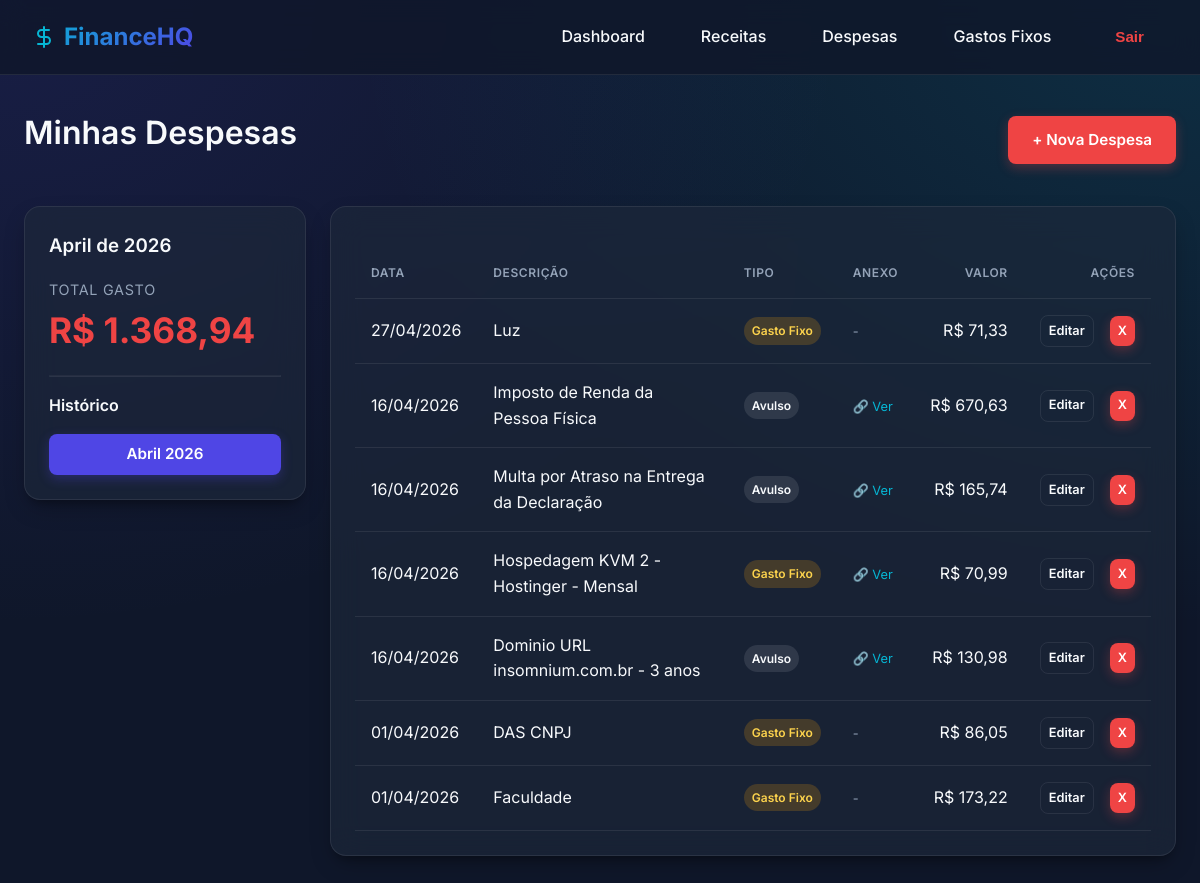
The page /despesas/ (signed in) on the database its author committed.
### core/models.py (models this page shows, shortened)
class Despesa(models.Model):
    usuario = models.ForeignKey(User, on_delete=models.CASCADE, related_name='despesas')
    valor = models.DecimalField(max_digits=12, decimal_places=2)
    descricao = models.CharField(max_length=200)
    data = models.DateField()
    comprovante = models.FileField(
        upload_to=comprovante_upload_path,
        blank=True,
        null=True,
        help_text='Imagem ou PDF (opcional)'
    )
    gasto_fixo = models.ForeignKey(
        GastoFixo,
        on_delete=models.SET_NULL,
        null=True,
        blank=True,
        related_name='despesas_geradas'
    )
    created_at = models.DateTimeField(auto_now_add=True)
    class Meta:
        ordering = ['-data', '-created_at']
        verbose_name = 'Despesa'
        verbose_name_plural = 'Despesas'

### core/views.py (the view)
# urls.py: path('despesas/', views.despesa_list, name='despesa_list'),
@login_required
def despesa_list(request):
    mes = request.GET.get('mes')
    ano = request.GET.get('ano')
    hoje = date.today()
    if mes and ano:
        try:
            mes, ano = int(mes), int(ano)
        except ValueError:
            mes, ano = hoje.month, hoje.year
    else:
        mes, ano = hoje.month, hoje.year
    despesas = Despesa.objects.filter(
        usuario=request.user, data__year=ano, data__month=mes
    ).select_related('gasto_fixo')
    total_mes = despesas.aggregate(t=Sum('valor'))['t'] or Decimal('0')
    meses_disponiveis = (
        Despesa.objects.filter(usuario=request.user)
        .annotate(mes=TruncMonth('data'))
        .values('mes')
        .distinct()
        .order_by('-mes')
    )
    return render(request, 'despesas/list.html', {
        'despesas': despesas,
        'total_mes': total_mes,
        'mes_atual': mes,
        'ano_atual': ano,
        'meses_disponiveis': meses_disponiveis,
        'mes_nome': date(ano, mes, 1).strftime('%B de %Y'),
    })

### core/templatetags/finance_filters.py (called while the page is built)
@register.filter
def currency(value):
    if value is None:
        return 'R$ 0,00'
    try:
        return f"R$ {float(value):,.2f}".replace(',', 'X').replace('.', ',').replace('X', '.')
    except (ValueError, TypeError):
        return value

### templates/despesas/list.html (shortened to what this page needs)
{% extends 'base.html' %}
{% load finance_filters %}
{% block content %}
<div class="header-actions mb-2">
    <h1>Minhas Despesas</h1>
    <a href="{% url 'despesa_create' %}" class="btn btn-danger">+ Nova Despesa</a>
</div>
<div class="dash-grid layout-1-3">
    <div class="card" style="height: fit-content;">
        <h3>{{ mes_nome }}</h3>
        <div class="mt-1 mb-1">
            <span class="metric-title">Total Gasto</span>
            <div class="metric-value danger">{{ total_mes|currency }}</div>
        </div>
        <hr style="border-color:var(--glass-border); margin: 1rem 0">
        <h3 style="font-size: 1rem">Histórico</h3>
        <ul style="list-style: none; padding:0; margin-top:1rem; display:flex; flex-direction:column; gap:0.5rem">
            {% for m in meses_disponiveis %}
            <li>
                <a href="?mes={{ m.mes.month }}&ano={{ m.mes.year }}"
                   class="btn {% if m.mes.month == mes_atual and m.mes.year == ano_atual %}btn-primary{% else %}btn-outline{% endif %}"
                   style="width:100%; justify-content:center; padding:0.5rem">
                    {{ m.mes|date:"F Y" }}
                </a>
            </li>
            {% endfor %}
        </ul>
    </div>
    <div class="card">
        <div class="table-container">
            <table>
                <thead>
                    <tr>
                        <th>Data</th>
                        <th>Descrição</th>
                        <th>Tipo</th>
                        <th>Anexo</th>
                        <th class="text-right">Valor</th>
                        <th class="text-right">Ações</th>
                    </tr>
                </thead>
                <tbody>
                    {% for d in despesas %}
                    <tr>
                        <td>{{ d.data|date:"d/m/Y" }}</td>
                        <td>{{ d.descricao }}</td>
                        <td>
                            {% if d.gasto_fixo %}
                            <span class="badge badge-warning">Gasto Fixo</span>
                            {% else %}
                            <span class="badge" style="background:rgba(255,255,255,0.1)">Avulso</span>
                            {% endif %}
                        </td>
                        <td>
                            {% if d.comprovante %}
                            <a href="{{ d.comprovante.url }}" target="_blank" style="font-size:0.8rem">🔗 Ver</a>
                            {% else %}
                            <span style="color:var(--text-muted); font-size:0.8rem">-</span>
                            {% endif %}
                        </td>
                        <td class="text-right danger">{{ d.valor|currency }}</td>
                        <td class="text-right">
                            <div class="flex gap-1" style="justify-content: flex-end; align-items: center;">
                                <a href="{% url 'despesa_update' d.pk %}" class="btn btn-outline" style="padding: 0.3rem 0.5rem; font-size:0.8rem">Editar</a>
                                <a href="{% url 'despesa_delete' d.pk %}" class="btn btn-danger" style="padding: 0.3rem 0.5rem; font-size:0.8rem">X</a>
                            </div>
                        </td>
                    </tr>
                    {% empty %}
                    <tr><td colspan="6" class="text-center">Nenhuma despesa registrada neste mês.</td></tr>
                    {% endfor %}
                </tbody>
            </table>
        </div>
    </div>
</div>
{% endblock %}

### static/css/style.css (style rules this page uses)
:root { --bg-color: #0f172a; --bg-card: rgba(30, 41, 59, 0.65); --bg-card-hover: rgba(30, 41, 59, 0.85); --glass-border: rgba(255, 255, 255, 0.08); --primary: #4f46e5; --primary-hover: #4338ca; --accent: #06b6d4; --success: #10b981; --danger: #ef4444; --warning: #f59e0b; --text-main: #f8fafc; --text-muted: #94a3b8; --radius: 16px; --shadow: 0 10px 25px -5px rgba(0, 0, 0, 0.3), 0 8px 10px -6px rgba(0, 0, 0, 0.3); }
* { box-sizing: border-box; margin: 0; padding: 0; }
body { font-family: 'Inter', sans-serif; background-color: var(--bg-color); background-image: radial-gradient(at 0% 0%, rgba(79, 70, 229, 0.15) 0px, transparent 50%), radial-gradient(at 100% 0%, rgba(6, 182, 212, 0.15) 0px, transparent 50%); background-attachment: fixed; color: var(--text-main); line-height: 1.6; min-height: 100vh; }
h1, h2, h3, h4 { color: var(--text-main); font-weight: 600; margin-bottom: 1rem; }
a { color: var(--accent); text-decoration: none; transition: 0.2s; }
.card { background: var(--bg-card); backdrop-filter: blur(16px); -webkit-backdrop-filter: blur(16px); border: 1px solid var(--glass-border); border-radius: var(--radius); padding: 1.5rem; box-shadow: var(--shadow); transition: transform 0.2s, box-shadow 0.2s; }
.dash-grid { display: grid; grid-template-columns: repeat(auto-fit, minmax(280px, 1fr)); gap: 1.5rem; margin-bottom: 2rem; }
.metric-title { font-size: 0.9rem; color: var(--text-muted); text-transform: uppercase; letter-spacing: 0.05em; }
.metric-value { font-size: 2.2rem; font-weight: 700; color: var(--text-main); }
.metric-value.danger { color: var(--danger); }
.btn { display: inline-flex; align-items: center; justify-content: center; gap: 0.5rem; padding: 0.75rem 1.5rem; border-radius: 8px; font-weight: 600; font-size: 0.95rem; cursor: pointer; border: none; transition: all 0.2s; text-decoration: none; }
.btn-primary { background: var(--primary); color: white; box-shadow: 0 4px 12px rgba(79, 70, 229, 0.3); }
.btn-danger { background: var(--danger); color: white; box-shadow: 0 4px 12px rgba(239, 68, 68, 0.3); }
.btn-outline { background: transparent; border: 1px solid var(--glass-border); color: var(--text-main); }
.table-container { overflow-x: auto; margin-top: 1rem; }
table { width: 100%; border-collapse: collapse; text-align: left; }
th, td { padding: 1rem; border-bottom: 1px solid var(--glass-border); }
td:first-child { white-space: nowrap; }
th { font-weight: 600; color: var(--text-muted); text-transform: uppercase; font-size: 0.75rem; letter-spacing: 0.05em; }
.text-right { text-align: right; white-space: nowrap; }
.mt-1 { margin-top: 1rem; }
.mb-1 { margin-bottom: 1rem; }
.mb-2 { margin-bottom: 2rem; }
.flex { display: flex; }
.gap-1 { gap: 1rem; }
.badge { padding: 0.25rem 0.5rem; border-radius: 99px; font-size: 0.75rem; font-weight: 600; white-space: nowrap; display: inline-block; }
.badge-warning { background: rgba(245, 158, 11, 0.2); color: #fcd34d; }
.layout-1-3 { grid-template-columns: 1fr 3fr; }
.header-actions { display: flex; justify-content: space-between; align-items: center; }

### rows shown on the page
Despesa: data "27/04/2026", descricao "Luz", shows "Gasto Fixo", valor "R$ 71,33"
Despesa: data "16/04/2026", descricao "Imposto de Renda da Pessoa Física", shows "Avulso", valor "R$ 670,63"
Despesa: data "16/04/2026", descricao "Multa por Atraso na Entrega da Declaração", shows "Avulso", valor "R$ 165,74"
Despesa: data "16/04/2026", descricao "Hospedagem KVM 2 - Hostinger - Mensal", shows "Gasto Fixo", valor "R$ 70,99"
Despesa: data "16/04/2026", descricao "Dominio URL insomnium.com.br - 3 anos", shows "Avulso", valor "R$ 130,98"
Despesa: data "01/04/2026", descricao "DAS CNPJ", shows "Gasto Fixo", valor "R$ 86,05"
Despesa: data "01/04/2026", descricao "Faculdade", shows "Gasto Fixo", valor "R$ 173,22"

### other values the page prints
{{ mes_nome }} "April de 2026"
{{ total_mes|currency }} "R$ 1.368,94"
{{ m.mes|date:"F Y" }} "Abril 2026"
